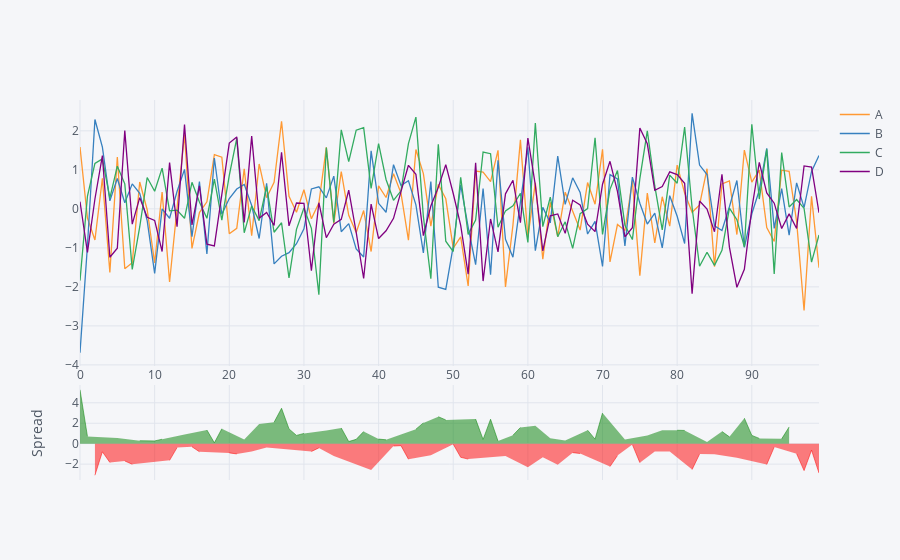

Here is the notebook cell this chart was saved with:
### Code cell
##SPREAD iplot
df4.iplot(kind='spread')
